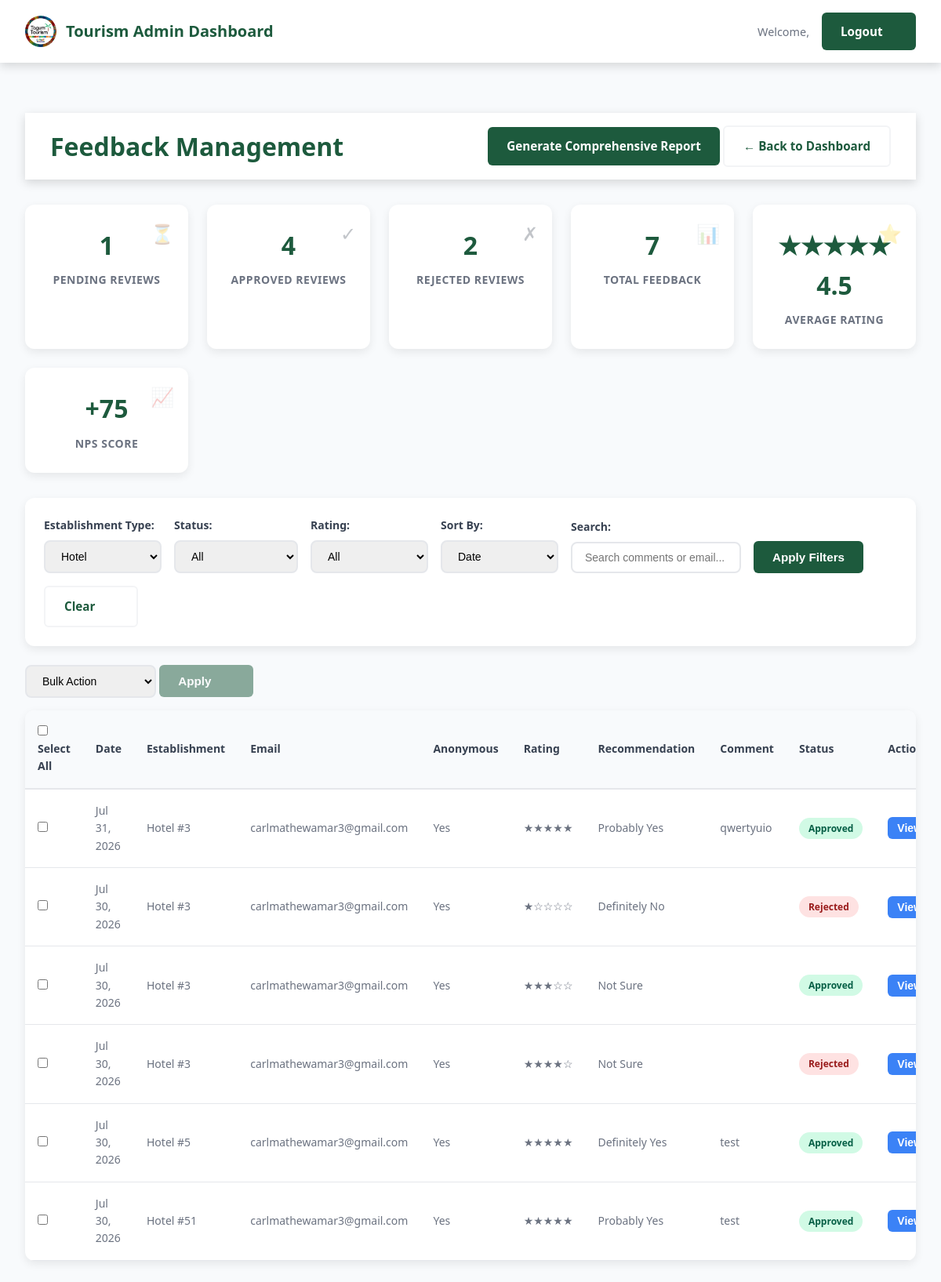
The page /admin/feedback-management.php?establishment_type=hotel (signed in) on the database its author committed.
### tables this page shows
CREATE TABLE feedback (
            id INTEGER PRIMARY KEY AUTOINCREMENT,
            establishment_type TEXT NOT NULL,
            establishment_id INTEGER NOT NULL,
            overall_rating INTEGER NOT NULL CHECK(overall_rating >= 1 AND overall_rating <= 5),
            comment TEXT,
            anonymous INTEGER DEFAULT 0,
            email TEXT NOT NULL,
            recommendation TEXT NOT NULL,
            data_privacy_consent INTEGER NOT NULL DEFAULT 0,
            status TEXT DEFAULT "Pending Review" CHECK(status IN ("Pending Review", "Approved", "Rejected")),
            moderator_notes TEXT,
            reviewed_by TEXT,
            reviewed_at TEXT,
            created_at TEXT DEFAULT CURRENT_TIMESTAMP,
            updated_at TEXT DEFAULT CURRENT_TIMESTAMP
        );

### admin/feedback-management.php (the view, shortened to what this page needs)
<?php
$dbFile = __DIR__ . '/../database.db';
$db = new SQLite3($dbFile);
$where = ['1=1'];
$params = [];
if (!empty($_GET['establishment_type'])) {
    $where[] = 'establishment_type = ?';
    $params[] = $_GET['establishment_type'];
}
$whereClause = implode(' AND ', $where);
$page = isset($_GET['page']) ? max(1, (int)$_GET['page']) : 1;
$perPage = 20;
$offset = ($page - 1) * $perPage;
$orderBy = 'created_at DESC';
$query = "SELECT * FROM feedback WHERE $whereClause ORDER BY $orderBy LIMIT $perPage OFFSET $offset";
$stmt = $db->prepare($query);
foreach ($params as $i => $param) {
    $stmt->bindValue($i + 1, $param);
}
$result = $stmt->execute();
$feedbackList = [];
while ($row = $result->fetchArray(SQLITE3_ASSOC)) {
    $feedbackList[] = $row;
}
$stats = [
    'Pending Review' => 0,
    'Approved' => 0,
    'Rejected' => 0,
    'total' => 0
];
$statsResult = $db->query('SELECT status, COUNT(*) as count FROM feedback GROUP BY status');
while ($row = $statsResult->fetchArray(SQLITE3_ASSOC)) {
    $stats[$row['status']] = $row['count'];
    $stats['total'] += $row['count'];
}
$avgRatingResult = $db->query('SELECT AVG(overall_rating) as avg FROM feedback WHERE status = "Approved"');
$avgRating = $avgRatingResult->fetchArray()['avg'] ?? 0;
$avgRating = round($avgRating, 1);
$npsResult = $db->query('
    SELECT
        SUM(CASE WHEN recommendation IN ("Definitely Yes", "Probably Yes") THEN 1 ELSE 0 END) as promoters,
        SUM(CASE WHEN recommendation IN ("Probably No", "Definitely No") THEN 1 ELSE 0 END) as detractors,
        COUNT(*) as total
    FROM feedback WHERE status = "Approved"
');
$npsData = $npsResult->fetchArray();
$nps = 0;
if ($npsData['total'] > 0) {
    $nps = round((($npsData['promoters'] - $npsData['detractors']) / $npsData['total']) * 100);
}
function renderStars($rating) {
    $stars = '';
    for ($i = 1; $i <= 5; $i++) {
        if ($i <= $rating) {
            $stars .= '★';
        } else {
            $stars .= '☆';
        }
    }
    return $stars;
}
function getStatusBadge($status) {
    $classes = [
        'Pending Review' => 'badge-pending',
        'Approved' => 'badge-approved',
        'Rejected' => 'badge-rejected'
    ];
    return '<span class="badge ' . ($classes[$status] ?? '') . '">' . htmlspecialchars($status) . '</span>';
}
?>
<!DOCTYPE html>
<html lang="en">
<head>
    <link rel="stylesheet" href="../css/style.css">
    <link rel="stylesheet" href="../css/admin.css">
    <link rel="stylesheet" href="../css/feedback-admin.css">
</head>
<body class="admin-body">
    <header class="admin-header">
        <div class="admin-header-content">
            <div class="admin-title">
                <img src="../images/TagumTourism.jpg" alt="Tagum City Logo" class="admin-logo" loading="lazy">
                <span>Tourism Admin Dashboard</span>
            </div>
            <div class="admin-nav">
                <span class="admin-user">Welcome, <strong><?php echo htmlspecialchars($_SESSION['admin_username']); ?></strong></span>
                <a href="logout.php" class="btn btn-primary tab-btn logout-btn">Logout</a>
            </div>
        </div>
    </header>
    <main class="admin-main">
    <div class="admin-header">
        <h1>Feedback Management</h1>
        <div class="admin-header-actions">
            <a href="generate_comprehensive_report.php" class="btn btn-primary">Generate Comprehensive Report</a>
            <a href="dashboard.php" class="btn btn-secondary">← Back to Dashboard</a>
        </div>
    </div>
    <div class="stats-grid">
        <div class="stat-card">
            <div class="stat-value"><?php echo $stats['Pending Review']; ?></div>
            <div class="stat-label">Pending Reviews</div>
            <div class="stat-icon">⏳</div>
        </div>
        <div class="stat-card">
            <div class="stat-value"><?php echo $stats['Approved']; ?></div>
            <div class="stat-label">Approved Reviews</div>
            <div class="stat-icon">✓</div>
        </div>
        <div class="stat-card">
            <div class="stat-value"><?php echo $stats['Rejected']; ?></div>
            <div class="stat-label">Rejected Reviews</div>
            <div class="stat-icon">✗</div>
        </div>
        <div class="stat-card">
            <div class="stat-value"><?php echo $stats['total']; ?></div>
            <div class="stat-label">Total Feedback</div>
            <div class="stat-icon">📊</div>
        </div>
        <div class="stat-card">
            <div class="stat-value"><?php echo renderStars(round($avgRating)); ?> <?php echo $avgRating; ?></div>
            <div class="stat-label">Average Rating</div>
            <div class="stat-icon">⭐</div>
        </div>
        <div class="stat-card">
            <div class="stat-value"><?php echo $nps >= 0 ? '+' : ''; ?><?php echo $nps; ?></div>
            <div class="stat-label">NPS Score</div>
            <div class="stat-icon">📈</div>
        </div>
    </div>
    <div class="filters-section">
        <form method="GET" class="filters-form">
            <div class="filter-group">
                <label>Establishment Type:</label>
                <select name="establishment_type">
                    <option value="hotel" <?php echo ($_GET['establishment_type'] ?? '') === 'hotel' ? 'selected' : ''; ?>>Hotel</option>
                </select>
            </div>
            <div class="filter-group">
                <label>Status:</label>
                <select name="status">
                    <option value="">All</option>
                </select>
            </div>
            <div class="filter-group">
                <label>Rating:</label>
                <select name="rating">
                    <option value="">All</option>
                </select>
            </div>
            <div class="filter-group">
                <label>Sort By:</label>
                <select name="sort">
                    <option value="created_at" <?php echo ($_GET['sort'] ?? '') === 'created_at' ? 'selected' : ''; ?>>Date</option>
                </select>
            </div>
            <div class="filter-group">
                <label>Search:</label>
                <input type="text" name="search" value="<?php echo htmlspecialchars($_GET['search'] ?? ''); ?>" placeholder="Search comments or email...">
            </div>
            <button type="submit" class="btn btn-primary">Apply Filters</button>
            <a href="feedback-management.php" class="btn btn-secondary">Clear</a>
        </form>
    </div>
    <div class="bulk-actions">
        <form method="POST" id="bulkForm">
            <select name="bulk_action" id="bulkAction">
                <option value="">Bulk Action</option>
            </select>
            <button type="submit" class="btn btn-primary" id="bulkSubmit" disabled>Apply</button>
        </form>
    </div>
    <div class="feedback-table-container">
        <form method="POST" id="feedbackForm">
            <table class="feedback-table">
                <thead>
                    <tr>
                        <th><input type="checkbox" id="selectAll"> <label for="selectAll" style="cursor:pointer;">Select All</label></th>
                        <th>Date</th>
                        <th>Establishment</th>
                        <th>Email</th>
                        <th>Anonymous</th>
                        <th>Rating</th>
                        <th>Recommendation</th>
                        <th>Comment</th>
                        <th>Status</th>
                        <th>Actions</th>
                    </tr>
                </thead>
                <tbody>
                    <?php if (empty($feedbackList)): ?>
                        <tr>
                            <td colspan="10" class="no-data">No feedback found</td>
                        </tr>
                    <?php else: ?>
                        <?php foreach ($feedbackList as $feedback): ?>
                            <tr data-id="<?php echo $feedback['id']; ?>">
                                <td>
                                    <input type="checkbox" name="selected_ids[]" value="<?php echo $feedback['id']; ?>" class="row-checkbox">
                                </td>
                                <td><?php echo date('M j, Y', strtotime($feedback['created_at'])); ?></td>
                                <td>
                                    <?php echo ucfirst($feedback['establishment_type']); ?> #<?php echo $feedback['establishment_id']; ?>
                                </td>
                                <td><?php echo htmlspecialchars($feedback['email']); ?></td>
                                <td><?php echo $feedback['anonymous'] ? 'Yes' : 'No'; ?></td>
                                <td><?php echo renderStars($feedback['overall_rating']); ?></td>
                                <td><?php echo htmlspecialchars($feedback['recommendation']); ?></td>
                                <td>
                                    <div class="comment-preview">
                                        <?php echo htmlspecialchars(substr($feedback['comment'] ?? '', 0, 50)); ?>
                                    </div>
                                </td>
                                <td><?php echo getStatusBadge($feedback['status']); ?></td>
                                <td>
                                    <button type="button" class="btn btn-sm btn-view" onclick="viewFeedback(<?php echo $feedback['id']; ?>)">View</button>
                                </td>
                            </tr>
                        <?php endforeach; ?>
                    <?php endif; ?>
                </tbody>
            </table>
        </form>
    </div>
</body>
</html>

### css/style.css (style rules this page uses)
:root { --dark-green: #1d5a3d; --light-green: #2d7a4d; --gray: #6b7280; --light-gray: #f3f4f6; --white: #ffffff; --dark-gray: #374151; }
* { margin: 0; padding: 0; box-sizing: border-box; }
body { font-family: 'Segoe UI', Tahoma, Geneva, Verdana, sans-serif; line-height: 1.6; color: var(--dark-gray); overflow-x: hidden; width: 100%; }
html { scroll-behavior: smooth; }
.btn { padding: 0.75rem 1.5rem; font-size: 1rem; font-weight: 600; border: none; cursor: pointer; border-radius: 4px; transition: all 0.3s ease; display: inline-block; white-space: nowrap; text-align: center; min-width: 120px; }
.btn-primary { background-color: var(--dark-green); color: var(--white); }
.btn-secondary { background-color: var(--white); color: var(--dark-green); }

### css/admin.css (style rules this page uses)
:root { --dark-green: #1d5a3d; --light-green: #2d7a4d; --gray: #6b7280; --light-gray: #f3f4f6; --white: #ffffff; --dark-gray: #374151; --error: #dc2626; --success: #16a34a; --warning: #ea580c; --info: #0284c7; --shadow-sm: 0 1px 3px rgba(0, 0, 0, 0.1); --shadow-md: 0 4px 12px rgba(0, 0, 0, 0.15); --shadow-lg: 0 10px 20px rgba(0, 0, 0, 0.2); }
* { margin: 0; padding: 0; box-sizing: border-box; }
body { font-family: 'Segoe UI', Tahoma, Geneva, Verdana, sans-serif; line-height: 1.6; color: var(--dark-gray); background-color: var(--light-gray); }
.admin-logo { width: 40px; height: 40px; object-fit: contain; border-radius: 50%; }
.admin-header { background-color: var(--white); box-shadow: var(--shadow-md); padding: 1rem 2rem; display: flex; justify-content: space-between; align-items: center; }
.admin-header-content { display: flex; justify-content: space-between; align-items: center; max-width: 1200px; margin: 0 auto; width: 100%; }
.admin-title { display: flex; align-items: center; gap: 0.75rem; font-size: 1.25rem; font-weight: 700; color: var(--dark-green); }
.admin-title span { font-weight: 600; }
.admin-nav { display: flex; align-items: center; gap: 1rem; }
.admin-user { color: var(--gray); font-size: 0.9rem; }
.logout-btn { background-color: var(--dark-green); color: var(--white); }
.admin-main { max-width: 1200px; margin: 0 auto; padding: 2rem; min-height: calc(100vh - 200px); }
.tab-btn { padding: 0.75rem 1.5rem; background: var(--white); color: var(--dark-gray); border: 2px solid var(--light-gray); border-radius: 6px; font-weight: 600; transition: all 0.3s ease; }
.btn { display: inline-flex; align-items: center; gap: 0.5rem; padding: 0.75rem 1.5rem; border: none; border-radius: 6px; cursor: pointer; font-weight: 600; text-decoration: none; font-size: 0.95rem; transition: all 0.3s ease; }
.btn-primary { background-color: var(--dark-green); color: var(--white); }
.btn-secondary { background-color: var(--white); color: var(--dark-green); border: 2px solid var(--light-gray); }
.btn-view { background-color: var(--dark-green); color: var(--white); }
.stat-card { background: linear-gradient(135deg, var(--white) 0%, #f8fafc 100%); padding: 1.5rem; border-radius: 12px; text-align: center; box-shadow: var(--shadow-sm); border: 2px solid transparent; transition: all 0.3s ease; }
.stat-label { color: var(--gray); font-weight: 500; }

### rows shown on the page
feedback: created_at "Jul 31, 2026", establishment_type "Hotel", establishment "3", email "carlmathewamar3@gmail.com", anonymous "Yes", overall_rating "★★★★★", recommendation "Probably Yes", comment "qwertyuio", status "Approved"
feedback: created_at "Jul 30, 2026", establishment_type "Hotel", establishment "3", email "carlmathewamar3@gmail.com", anonymous "Yes", overall_rating "★☆☆☆☆", recommendation "Definitely No", status "Rejected"
feedback: created_at "Jul 30, 2026", establishment_type "Hotel", establishment "3", email "carlmathewamar3@gmail.com", anonymous "Yes", overall_rating "★★★☆☆", recommendation "Not Sure", status "Approved"
feedback: created_at "Jul 30, 2026", establishment_type "Hotel", establishment "3", email "carlmathewamar3@gmail.com", anonymous "Yes", overall_rating "★★★★☆", recommendation "Not Sure", status "Rejected"
feedback: created_at "Jul 30, 2026", establishment_type "Hotel", establishment "5", email "carlmathewamar3@gmail.com", anonymous "Yes", overall_rating "★★★★★", recommendation "Definitely Yes", comment "test", status "Approved"
feedback: created_at "Jul 30, 2026", establishment_type "Hotel", establishment "51", email "carlmathewamar3@gmail.com", anonymous "Yes", overall_rating "★★★★★", recommendation "Probably Yes", comment "test", status "Approved"

### other values the page prints
$stats['Pending Review'] "1"
$stats['Approved'] "4"
$stats['Rejected'] "2"
$stats['total'] "7"
renderStars(round($avgRating)) "★★★★★"
$avgRating "4.5"
$nps "75"
